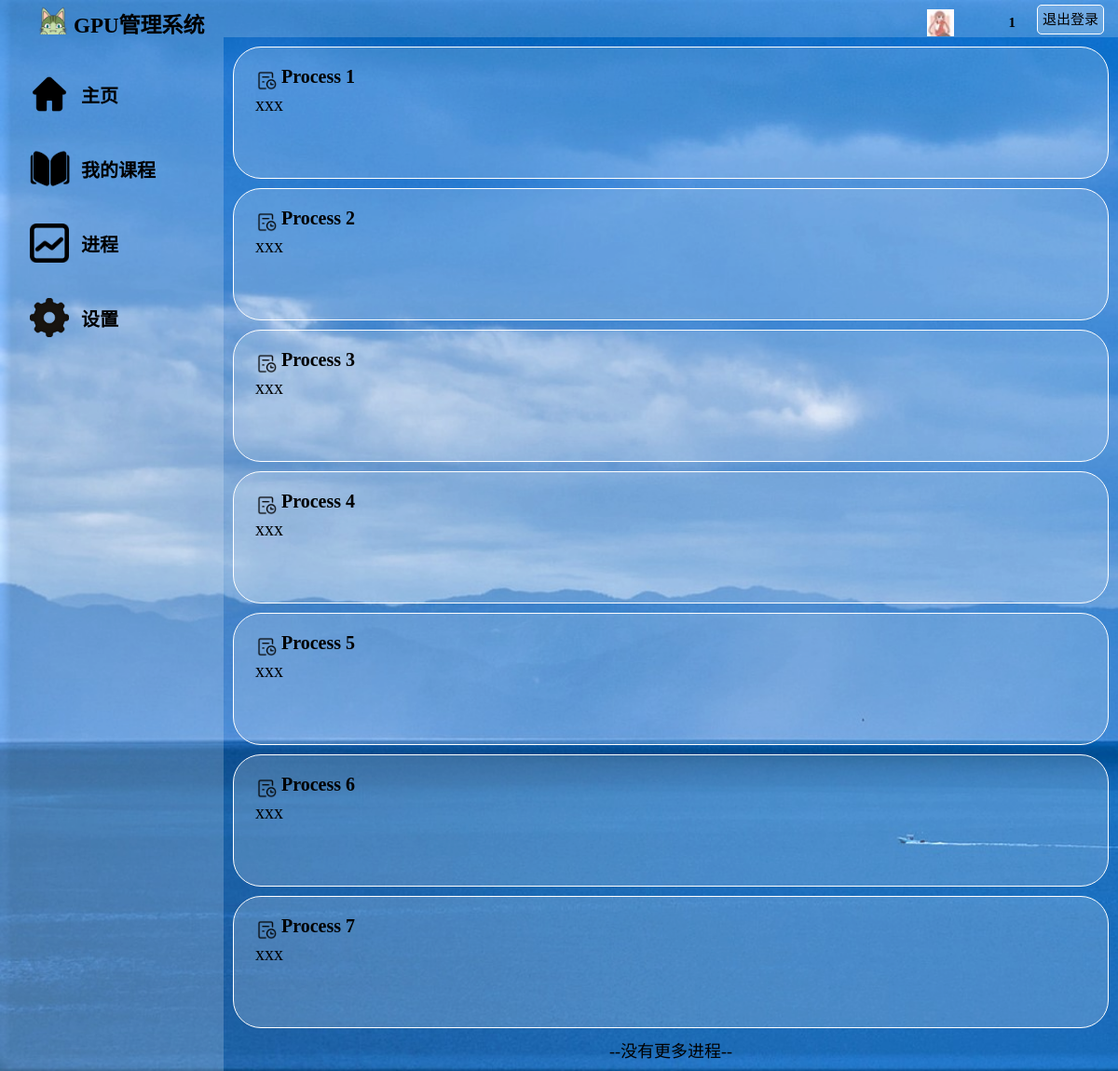
Page /process/ (signed in) on the committed database.
### watchlist/models.py (models this page shows, shortened)
class User(db.Model, UserMixin):
    __tablename__ = 'User'
    id = db.Column(db.Integer, primary_key=True)
    name = db.Column(db.String(20))
    username = db.Column(db.String(20))
    password_hash = db.Column(db.String(128))
    identity = db.Column(db.String(128))
    ingrade = db.Column(db.String(20))
    inclass = db.Column(db.String(20))

class Process(db.Model):
    __tablename__ = 'Process'
    id = db.Column(db.Integer, primary_key=True)
    name = db.Column(db.String(50))  # 程序的名称
    info = db.Column(db.String(300))  # 程序的信息
    result = db.Column(db.String(1000))  # 程序的结果
    code = db.Column(db.String(10000))  # 存储代码，方便以后编辑代码
    gpu_name = db.Column(db.String(50), db.ForeignKey('GPU.name'))  # 程序在哪个gpu上跑的

### watchlist/views.py (the view)
@app.route('/process/', methods=['GET', 'POST'])
@login_required
def process():
    processes = Process.query.all()
    return render_template('process.html', processes=processes)

### watchlist/__init__.py (called while the page is built)
@login_manager.user_loader
def load_user(user_id):
    from watchlist.models import User
    user = User.query.get(int(user_id))
    return user

@app.context_processor
def inject_user():
    from watchlist.models import User
    user = User.query.first()
    return dict(user=user)

### watchlist/templates/process.html (shortened to what this page needs)
<!DOCTYPE html>
<html lang="en">
<head>
	<link rel="stylesheet" href="/static/style.css" />
</head>
<body>
	<div id="container">
		<div id="header" >
			<div id="logo">
	            <img src="../static/pic/logo.png" alt="">
	            <span>GPU管理系统</span>
	        </div>
			<div id="other">
				<form form method="POST" action="/logout/">
					<a id="login_out" href="/logout/" class="button">退出登录</a>
					<div id="user_name">
						<span>{{ current_user.username }}</span>
					</div>
					<div id="user_img">
						<img src="/static/pic/1.jpg" alt="image">
					</div>
				</form>
			</div>
		</div>
		<div id="main">
			<div id="aside">
				<br>
				<div id="Home Page">
					<div class="asidepic">
						<img src="/static/pic/home.png" alt="">
					</div>
					<div class="asidechoices">
						<a href="/index/">主页</a>
					</div>
				</div>
				<div id="My courses">
					<div class="asidepic">
						<img src="/static/pic/courses.png" alt="">
					</div>
					<div class="asidechoices">
						<a href="/my_courses/">我的课程</a>
					</div>
				</div>
				<div id="Process">
					<div class="asidepic">
						<img src="/static/pic/process.png" alt="">
					</div>
					<div class="asidechoices">
						<a href="/process/">进程</a>
					</div>
				</div>
				<div id="Settings">
					<div class="asidepic">
						<img src="/static/pic/settings.png" alt="">
					</div>
					<div class="asidechoices">
						<a href="/settings/">设置</a>
					</div>
				</div>
			</div>
			<div id="content">
				{% for p in processes %}
				<div id="program1" class="program">
					<a href="/process/{{ p['id'] }}/">
						<div class="index_img">
							<img src="/static/pic/process_.png" alt="">
						</div>
						{{ p['name'] }}
					</a>
					<div class="programsum">
						<p>{{ p['info'] }}</p>
					</div>
				</div>
				{% endfor %}
				<p class="index_box_no">--没有更多进程--</p>
			</div>
		</div>
	</div>
</body>
</html>

### watchlist/static/style.css (style rules this page uses)
* { margin: 0; padding: 0; font-family: "阿里巴巴普惠体", "微软雅黑"; color: black; }
html { height: 100%; background:url("pic/bg.gif") repeat-y; background-size: cover; }
#container { margin: 0; height: 100%; }
#header { height: 40px; width: 100%; position: fixed; z-index: 1000;left: 0; top: 0; }
#login_out { height: 30px; padding: 0 5px; margin:5px 15px 6px 2px; font-size:15px; line-height: 30px; float:right; background: rgba(255, 255, 255, 0.2); color:black; text-decoration: none; border:1px solid white; border-radius: 5px; }
#user_img { margin-top: -80px; margin-right: -40px padding-top: -10px; float: right; margin: 10px; height: 30px; width: 30px; }
#user_img img { width: 95%; height:95%; }
#user_name { width: 80px; height: 88%; float: right; margin:1px 0 1px -5px; padding: 1px; color: black; text-align: right; }
#user_name span { font-size: 15px; font-weight: bold; text-align: right; }
#logo { height: 100%; width: 20%; float: left; background: rgba(255, 255, 255, 0.2); }
#logo img { float: left; margin-left: 40px; height: 85%; margin-top: 3px; }
#logo span { float: left; margin-left: 5px; margin-top: 8px; font-weight: bold; font-size: 23px; }
#other { height: 100%; width: 80%; float: left; background: rgba(255, 255, 255, 0.2); text-align: right; line-height: 40px; font-size: 20px; color: black; }
#other span { height: 80%; width: 20%; color: black; margin-right:20px; }
#main { height: auto; }
#aside { margin-top: 40px; float: left; width: 20%; height: 100%; background: rgba(255, 255, 255, 0.2); position: fixed; }
#aside div { height: 60px; margin: auto; text-align: left; margin-left: 5px; padding: 10px; }
#aside a { text-decoration: none; text-align: center; font-size: 20px; line-height: 50px; height: 60px; color: black; margin: 5px; padding: 2px; font-weight: bold; }
.asidepic { height: 80%; width: 25px; float: left; line-height: 100%; }
.asidepic img { height: 70%; margin: 2px; }
.asidechoices { height: 80%; float: left; margin:2px; padding: 2px; }
#content { float: right; width: 80%; height: 100%; overflow: auto; margin-top:40px; }
.index_img { height: 1.5em; float: left; line-height: 100%; }
.index_img img { height: 70%; margin: 5px; }
.index_box_no { font-size: 18px; margin: 10px; text-align: center }
.program { height: 100px; border: 1px solid white; background: rgba(255, 255, 255, 0.2); padding: 20px; margin: 10px; font-size: 20px; border-radius: 30px; color: black; }
.program a { text-decoration: none; font-size: 20px; height: 60px; color: black; font-weight: bold; }
.programsum { height: 90%; width: 100%; overflow: auto; margin: 3px; }

### rows in the picture
User: username "1"
Process: name "Process 1", info "xxx"
Process: name "Process 2", info "xxx"
Process: name "Process 3", info "xxx"
Process: name "Process 4", info "xxx"
Process: name "Process 5", info "xxx"
Process: name "Process 6", info "xxx"
Process: name "Process 7", info "xxx"
